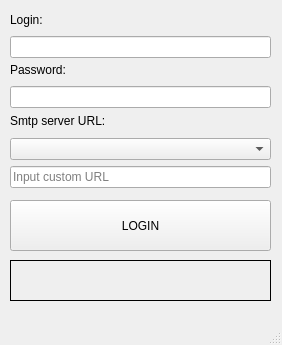
<?xml version="1.0" encoding="UTF-8"?>
<ui version="4.0">
 <class>MainWindow</class>
 <widget class="QMainWindow" name="MainWindow">
  <property name="geometry">
   <rect>
    <x>0</x>
    <y>0</y>
    <width>282</width>
    <height>345</height>
   </rect>
  </property>
  <property name="windowTitle">
   <string>MainWindow</string>
  </property>
  <widget class="QWidget" name="centralwidget">
   <widget class="QCheckBox" name="checkBox_test">
    <property name="enabled">
     <bool>true</bool>
    </property>
    <property name="geometry">
     <rect>
      <x>780</x>
      <y>0</y>
      <width>78</width>
      <height>22</height>
     </rect>
    </property>
    <property name="text">
     <string/>
    </property>
   </widget>
   <widget class="QPushButton" name="pushButton_login">
    <property name="geometry">
     <rect>
      <x>10</x>
      <y>200</y>
      <width>261</width>
      <height>51</height>
     </rect>
    </property>
    <property name="text">
     <string>LOGIN</string>
    </property>
   </widget>
   <widget class="QLabel" name="label_errorInfo">
    <property name="geometry">
     <rect>
      <x>10</x>
      <y>260</y>
      <width>261</width>
      <height>41</height>
     </rect>
    </property>
    <property name="frameShape">
     <enum>QFrame::Shape::Box</enum>
    </property>
    <property name="text">
     <string/>
    </property>
    <property name="textFormat">
     <enum>Qt::TextFormat::AutoText</enum>
    </property>
    <property name="scaledContents">
     <bool>true</bool>
    </property>
    <property name="alignment">
     <set>Qt::AlignmentFlag::AlignCenter</set>
    </property>
   </widget>
   <widget class="QWidget" name="layoutWidget">
    <property name="geometry">
     <rect>
      <x>10</x>
      <y>10</y>
      <width>261</width>
      <height>48</height>
     </rect>
    </property>
    <layout class="QVBoxLayout" name="verticalLayout">
     <item>
      <widget class="QLabel" name="label">
       <property name="text">
        <string>Login:</string>
       </property>
      </widget>
     </item>
     <item>
      <widget class="QLineEdit" name="lineEdit_login"/>
     </item>
    </layout>
   </widget>
   <widget class="QWidget" name="layoutWidget">
    <property name="geometry">
     <rect>
      <x>10</x>
      <y>60</y>
      <width>261</width>
      <height>48</height>
     </rect>
    </property>
    <layout class="QVBoxLayout" name="verticalLayout_2">
     <item>
      <widget class="QLabel" name="label_2">
       <property name="text">
        <string>Password:</string>
       </property>
      </widget>
     </item>
     <item>
      <widget class="QLineEdit" name="lineEdit_password">
       <property name="enabled">
        <bool>true</bool>
       </property>
       <property name="echoMode">
        <enum>QLineEdit::EchoMode::Password</enum>
       </property>
      </widget>
     </item>
    </layout>
   </widget>
   <widget class="QWidget" name="layoutWidget">
    <property name="geometry">
     <rect>
      <x>10</x>
      <y>110</y>
      <width>261</width>
      <height>78</height>
     </rect>
    </property>
    <layout class="QVBoxLayout" name="verticalLayout_3">
     <item>
      <widget class="QLabel" name="label_3">
       <property name="text">
        <string>Smtp server URL:</string>
       </property>
      </widget>
     </item>
     <item>
      <widget class="QComboBox" name="comboBox_urls"/>
     </item>
     <item>
      <widget class="QLineEdit" name="lineEdit_customURL">
       <property name="placeholderText">
        <string>Input custom URL</string>
       </property>
      </widget>
     </item>
    </layout>
   </widget>
  </widget>
  <widget class="QMenuBar" name="menubar">
   <property name="geometry">
    <rect>
     <x>0</x>
     <y>0</y>
     <width>282</width>
     <height>21</height>
    </rect>
   </property>
  </widget>
  <widget class="QStatusBar" name="statusbar"/>
 </widget>
 <resources/>
 <connections/>
</ui>
